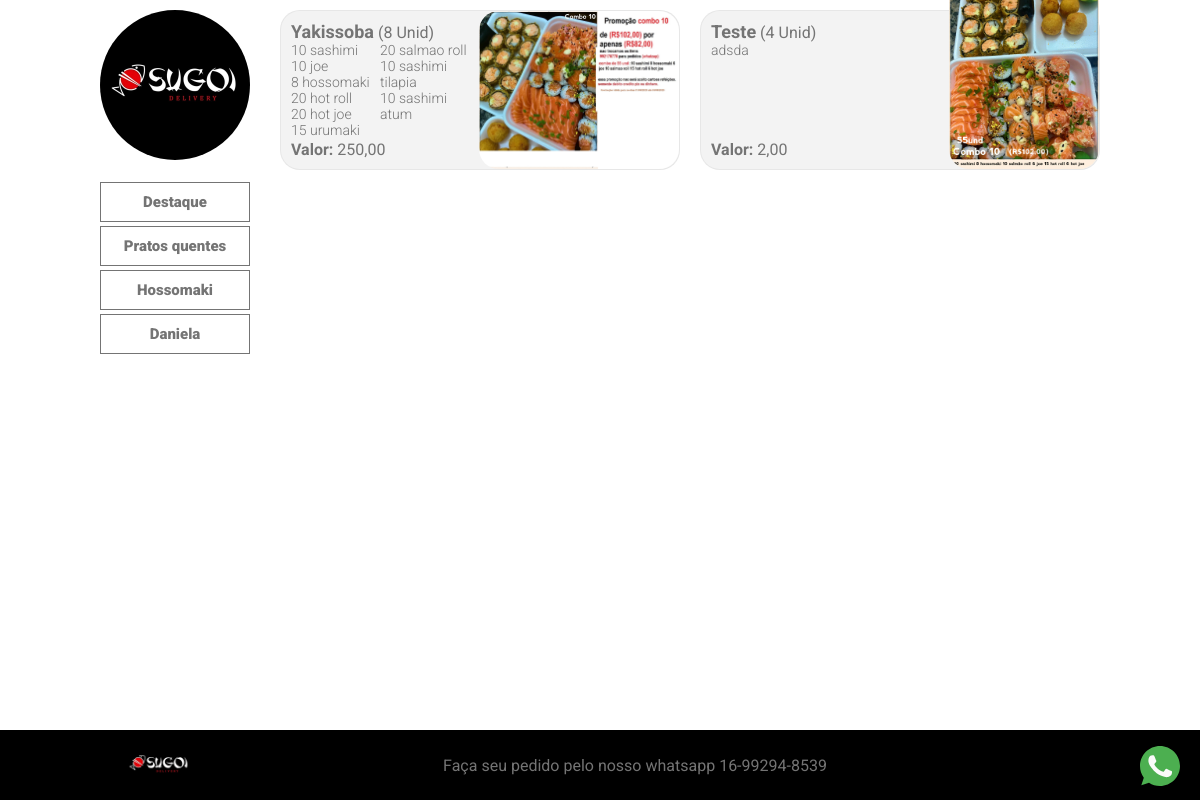
The page /categoria/1 on the database its author committed.
### produto/models.py (models this page shows, shortened)
class Categoria(models.Model):
    nome = models.CharField(max_length=100)
    ativo = models.BooleanField(choices=[(True, 'Sim'), (False, 'Não')], default=True)
    class Meta:
        ordering = ['nome']
    def __str__(self) -> str:
        return self.nome

class Produto(models.Model):
    nome = models.CharField(max_length=100)
    quantidade = models.IntegerField()
    valor = models.DecimalField(max_digits=8, decimal_places=2)
    categoria = models.ForeignKey(Categoria, on_delete=models.DO_NOTHING)
    descricao = models.TextField(null=True,)
    destaque = models.BooleanField(default=False)
    promocao = models.BooleanField(default=False)
    ativo = models.BooleanField(default=True)
    imagem = ImageField(upload_to='produtos/%Y/', default="img/padrao.jpg", null=True, blank=True)
    order = models.IntegerField(default=0, blank=False, null=False)
    class Meta:
        ordering = ['order']

### produto/views.py (the view)
# urls.py: path('categoria/<int:id>', views.produto_list, name="produto_list")
def produto_list(request, id):
    categorias = Categoria.objects.filter(ativo=True).annotate(num_produtos=Count('produto')).exclude(num_produtos=0)
    produtos = Produto.objects.filter(categoria=id)
    return render(request,'produto/produto_list.html', {'produtos':produtos,'categorias':categorias })

### templates/produto/produto_list.html (shortened to what this page needs)
{% extends 'base.html' %}
{% block content %}
{% load thumbnail %}
<section class="conteudo">
    <div class="tabela">
        {% for produto in produtos %}
        <div class="bloco" onclick="abrirPopup('{{ produto.imagem.url }}')">
            <div class="bloco-esq">
                <span class="titulo"><b>{{ produto.nome|capfirst }}</b>  ({{ produto.quantidade }} Unid)</span>
                <span class="descricao"
                {% if produto.descricao|length > 30 %}
                    style="column-count: 2; column-gap: 0px;"
                {% endif %}>{{ produto.descricao|linebreaksbr  }}
                </span>
                <span class="valor"><b>Valor:</b> {{ produto.valor }}</span>
            </div>
            <div class="bloco-dir galeria" >
                {% thumbnail produto.imagem "158x158" crop="center" as im %}
                <img class="imagem" src="{{ im.url }}"  alt="Imagem" />
                {% endthumbnail %}
            </div>
        </div>
        {% endfor %}
    </div>
</section>
{% endblock %}

### templates/base.html (shortened to what this page needs)
{% load static %}
<!DOCTYPE html>
<html lang="en">
<head>
    <link rel="stylesheet" type="text/css" href="{% static 'css/estilo.css' %}"/>
</head>
<body>
  <div id="container">
    <div class="menu">
        <img class="logo" src="/media/static/logo.jpg">
        <a class="menu-item" href="{% url 'produto:home' %}">Destaque</a>
        {% for categoria in categorias %}
            <a class="menu-item" href="{% url 'produto:produto_list' id=categoria.id %}">{{ categoria|capfirst}}</a>
        {% endfor %}
    </div>
    {% block content %}
    {% endblock %}
    <div class="footer">
      <img src="/media/static/logo.jpg" width="70" height="70">
      Faça seu pedido pelo nosso whatsapp 16-99294-8539
      <div class="icons">
        <a href="https://api.whatsapp.com/send?phone=5516992948539&text=Texto%20aqui"
    target="_blank"
    style="position:fixed;bottom:10px;right:20px;">
</a>
      </div>
    </div>
</div>
</body>
</html>

### static/css/estilo.css (style rules this page uses)
body { font-family: 'Roboto', sans-serif ; color: #747474; display: flex; margin: 0 auto; width: 1020px; }
.menu { display: flex; flex-direction: column; background-color: #fff; padding: 10px; width: 150px; margin-right: 10px; padding-bottom: 70px; }
.logo { border-radius:50% ; margin-bottom: 20px; }
.menu-item { color: #747474; padding: 10px; text-decoration: none; font-size: 15px; font-weight: 900; text-align: center; border: #747474 1px solid; margin: 2px 0; }
#container { display: flex; width: 100%; }
.conteudo { padding-bottom: 70px; }
.footer { width: 100%; height: 70px; background-color:black; position: fixed; bottom: 0; left: 50%; transform: translateX(-50%); margin-top: 20px; display: flex; justify-content: space-around; align-items: center; z-index: 9999; }
.tabela { display: flex; flex-wrap: wrap; justify-content: left; margin: 0 auto; min-height: 100%; }
.bloco { width: 400px; height: 160px; background-color: #f3f3f3; margin: 10px; box-sizing: border-box; display: flex; border: 1px rgba(0, 0, 0, 0.05) solid; justify-content:flex-start; border-radius: 20px; cursor: pointer; }
.bloco-esq { display: flex; flex-direction: column; padding: 10px; width: 250px; }
.bloco-esq .titulo b { font-size: 12px; }
.bloco-esq .titulo b { font-family: 'Roboto', sans-serif; font-size: 18px; }
.bloco-esq .descricao { font-weight: 300; font-size: 14px; height: 109px; }
.bloco-esq .valor { font-size: 16px; }
.bloco-dir { display: flex; align-self: flex-end; position: relative; }
.bloco-dir .imagem { border-radius: 20px; z-index: 2; }
.galeria { display: flex; flex-wrap: wrap; justify-content: center; position: relative; z-index: 4; }
.galeria .imagem { max-width: 200px; max-height: 200px; cursor: pointer; }

### rows shown on the page
Categoria: nome "Pratos quentes"
Categoria: nome "Hossomaki"
Categoria: nome "Daniela"
Produto: nome "Yakissoba", quantidade "8", descricao "10 sashimi 10 joe 8 hossomaki 20 hot roll 20 hot joe 15 urumaki 20 salmao roll 10 sashimi tilapia 10 sashimi atum", valor "250,00", shows a picture
Produto: nome "Teste", quantidade "4", descricao "adsda", valor "2,00", shows a picture
